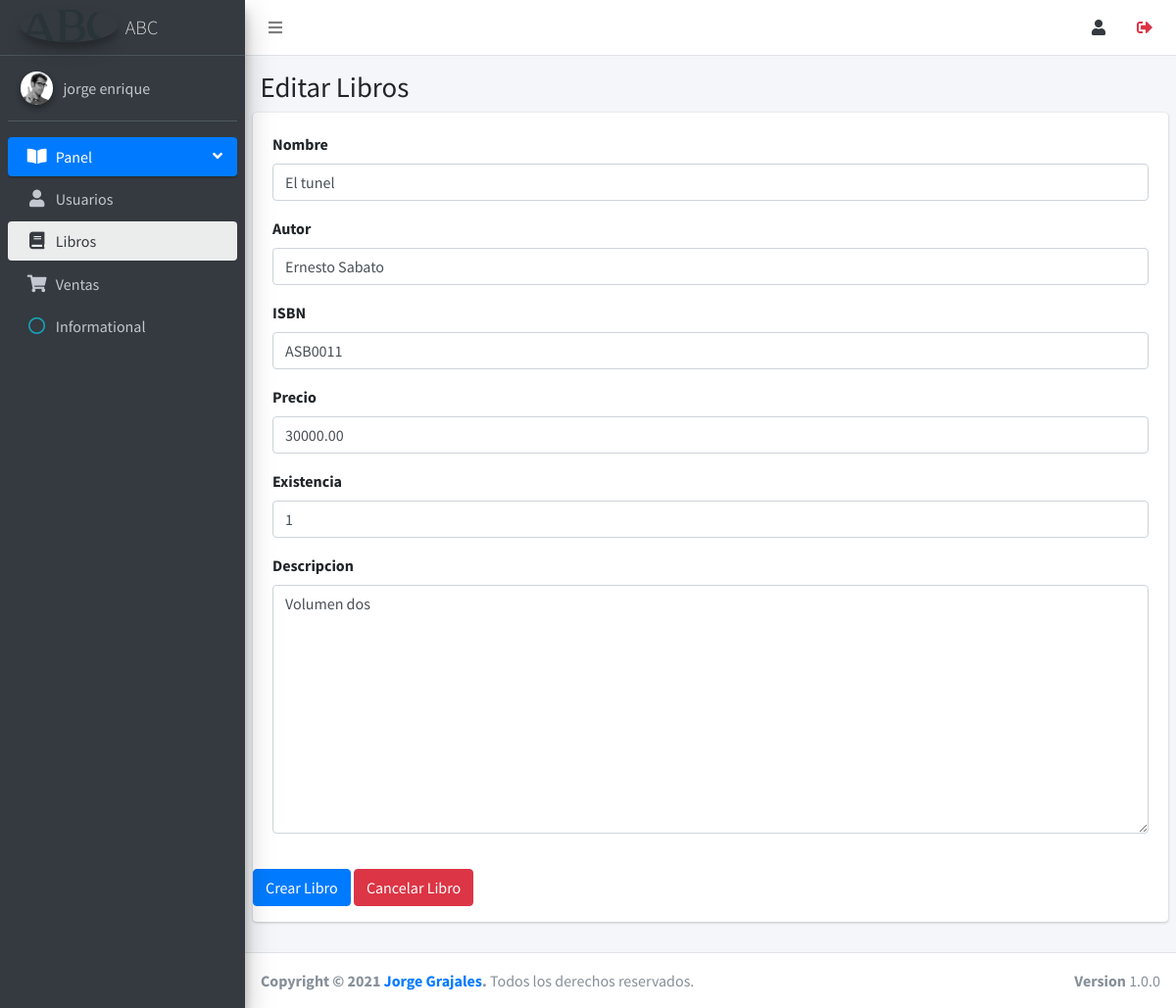
/admin/panel.php?modulo=editarLibro&idlibro=1 (signed in), run on the app's committed database.
### tables this page shows
CREATE TABLE `libro` (
  `idlibro` int(11) NOT NULL,
  `nombre` varchar(50) NOT NULL,
  `autor` varchar(50) NOT NULL,
  `isbn` varchar(50) NOT NULL,
  `precio` double(10,2) DEFAULT NULL,
  `existencia` int(11) NOT NULL,
  `descripcion` varchar(255) DEFAULT NULL
);

### admin/editarLibro.php (the view, shortened to what this page needs)
<?php
  require_once('conexion.php');
  $conn =mysqli_connect($host, $user, $pwd, $db);
       ?>
         <?php
      $idlibro= mysqli_real_escape_string($conn,$_REQUEST['idlibro']?? '');
      $sql = "SELECT idlibro, nombre, autor, isbn, precio, existencia, descripcion
      FROM libro WHERE idlibro = '".$idlibro."';";
      $result=mysqli_query($conn,$sql);
      $row=mysqli_fetch_assoc($result);
    ?>
<div class="content-wrapper">
    <div class="content-header">
      <div class="container-fluid">
        <div class="row mb-2">
          <div class="col-sm-6">
            <h1>Editar Libros</h1>
        </div>
      </div>
    </div>
        <section class="content">
            <div class="row">
            <div class="col-12">
                <div class="card">
                        <div class="card-body">
                            <form action="panel.php?modulo=editarLibro" method="post" id="editarLibro">
                            <div class="form-group">
                                <label for="Nombre">Nombre</label>
                                <input type="text" name="nombre" id="nombre" class="form-control" placeholder="Nombre" value="<?php echo $row['nombre']?>">
                            </div>
                            <div class="form-group">
                                <label for="Autor">Autor</label>
                                <input type="text" name="autor" id="autor" class="form-control" placeholder="Autor" value="<?php echo $row['autor']?>">
                            </div>
                            <div class="form-group">
                                <label for="ISBN">ISBN</label>
                                <input type="text" name="isbn" id="isbn" class="form-control" placeholder="ISBN" value="<?php echo $row['isbn']?>">
                            </div>
                            <div class="form-group">
                                <label for="Precio">Precio</label>
                                <input type="text" name="precio" id="precio" class="form-control" placeholder="Precio" value="<?php echo $row['precio']?>">
                            </div>
                            <div class="form-group">
                                <label for="Existencia">Existencia</label>
                                <input type="text" name="existencia" id="existencia" class="form-control" placeholder="Existencia" value="<?php echo $row['existencia']?>">
                            </div>
                            <div class="form-group">
                                <label for="Descripcion">Descripcion</label>
                               <textarea name="descripcion" id="descripcion" class="form-control" cols="30" rows="10" placeholder="Descripción"><?php echo $row['descripcion']?></textarea>                           </div>
                            </div>
                            <div class="form-group">
                                <button type="submit" name="guardar" class="btn btn-primary">Crear Libro</button>
                                <button type="reset"  class="btn btn-danger">Cancelar Libro</button>
                            </div>
                    </div>
            </div>
          </div>
        </div>
      </div>
  </div>

### data on the page
libro: nombre "El tunel", autor "Ernesto Sabato", isbn "ASB0011", precio "30000.00", existencia "1", descripcion "Volumen dos"

### other printed values
$_SESSION['nombre'] "jorge enrique"
